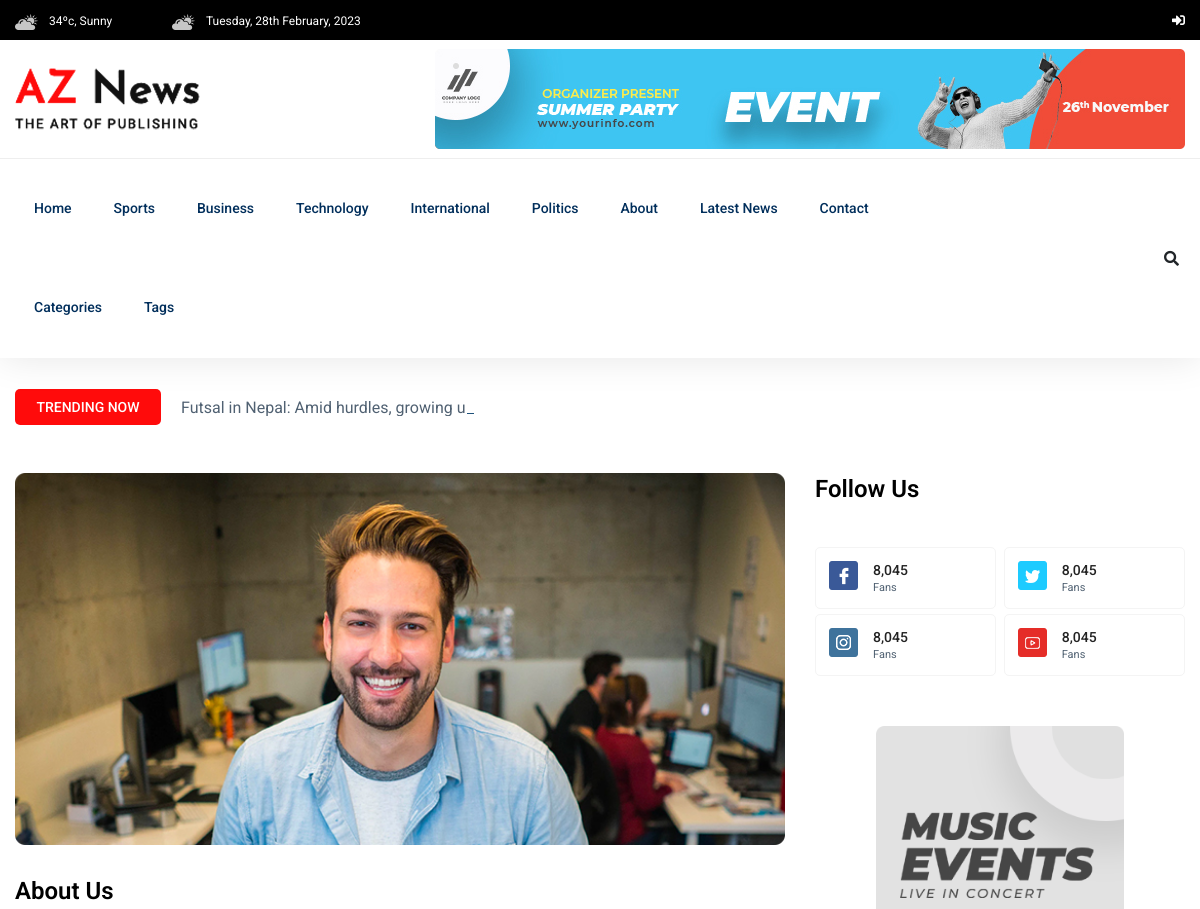
Page /about/ (upper part) on the earlier database version.
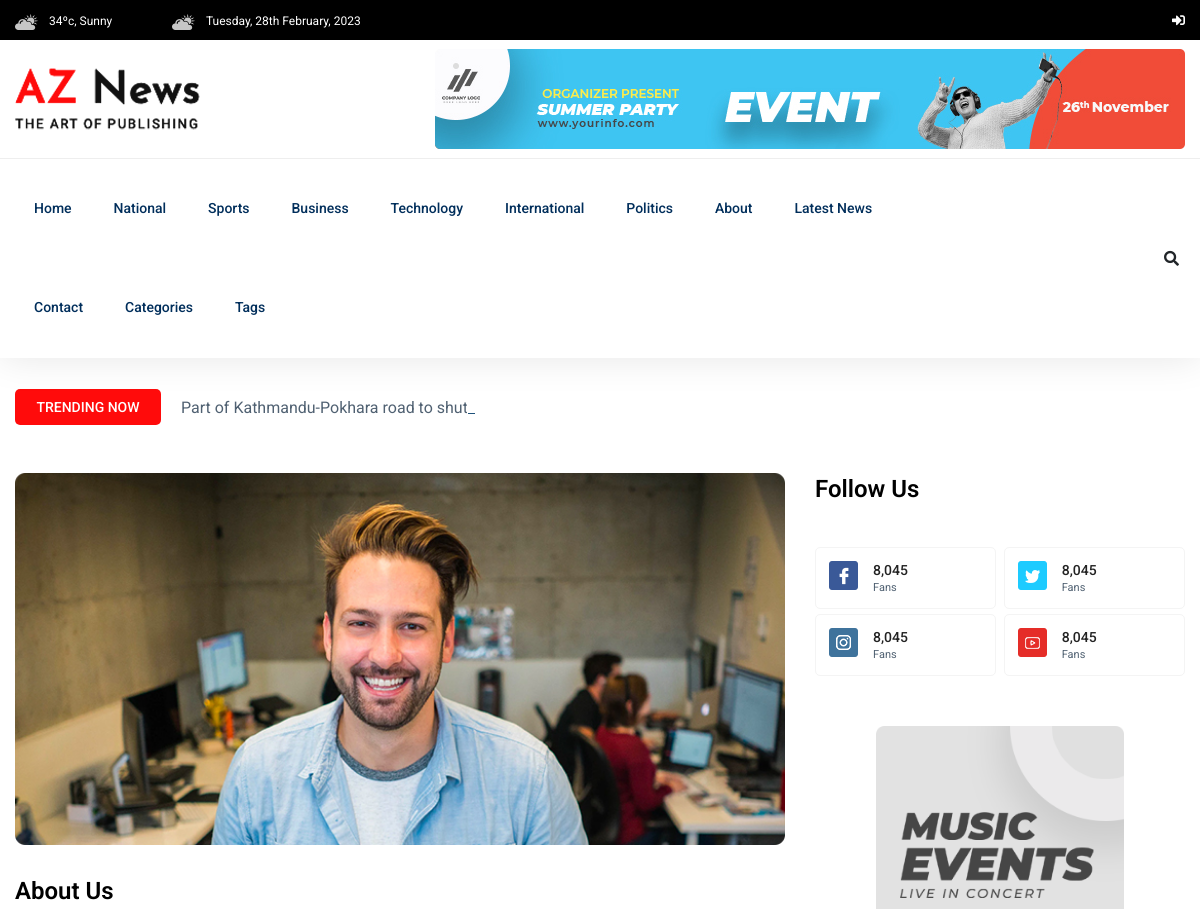
Same page on the later database version.
### newspaper_app/models.py (models this page shows, shortened)
class TimeStampModel(models.Model):   # Do not create table for this model
    created_at = models.DateTimeField(auto_now_add=True)
    updated_at = models.DateTimeField(auto_now=True)  # same kura diff. class ma chaiyeko le ya eutai class ma rakheko inherit garna ko lagi
    class Meta:
        abstract = True  # django le model dekhne bitikai table banauxa so sab model ko table banauxa vanera avoid garna ko lagi yo properties vako model haru ma so yo model chai inheritance ko lagi matra use garna lako ho special use ko lagi haina

class Post(TimeStampModel):
    STATUS_CHOICES = [
        ("active", "Active"),
        ("in_active", "Inactive"),
    ]
    title = models.CharField(max_length=250)
    content = models.TextField()
    featured_image = models.ImageField(upload_to="post_images/%Y/%m/%d", blank=False)
    author = models.ForeignKey("auth.user", on_delete=models.CASCADE)
    published_at = models.DateTimeField(null=True, blank=True)
    status = models.CharField(max_length=20, choices=STATUS_CHOICES, default= "active")
    views_count = models.PositiveBigIntegerField(default=0)
    category = models.ForeignKey(Category, on_delete=models.CASCADE)
    tag = models.ManyToManyField(Tag)

### newspaper_app/views.py (the view)
class AboutView(TemplateView):
    template_name = "aznews/about.html"
    def get_context_data(self, *args, **kwargs):
        context = super().get_context_data(*args, **kwargs)
        context["posts"] = Post.objects.filter(
            status="active", published_at__isnull=False
        ).order_by("-published_at")[:5]
        return context

### templates/aznews/about.html (shortened to what this page needs)
{% extends "aznews/base.html" %}
{% load static %}
{% block content %}
<main>
    <div class="about-area">
        <div class="container">
                {% include "aznews/main/trending/trending_title.html" %}
               <div class="row">
                    <div class="col-lg-8">
                                <div class="about-right mb-90">
                                    <div class="about-img">
                                        <img src="{% static 'assets/img/post/about_heor.jpg' %}" alt="">
                                    </div>
                                    <div class="section-tittle mb-30 pt-30">
                                        <h3>About Us</h3>
                                    </div>
                                </div>
                    </div>
                    <div class="col-lg-4">
                        <div class="section-tittle mb-40">
                            <h3>Follow Us</h3>
                        </div>
                        <div class="single-follow mb-45">
                            <div class="single-box">
                                <div class="follow-us d-flex align-items-center">
                                    <div class="follow-social">
                                        <a href="#"><img src="{% static 'assets/img/news/icon-fb.png" alt=""></a>
                                    </div>
                                    <div class="follow-count">
                                        <span>8,045</span>
                                        <p>Fans</p>
                                    </div>
                                </div>
                                <div class="follow-us d-flex align-items-center">
                                    <div class="follow-social">
                                        <a href="#"><img src="{% static 'assets/img/news/icon-tw.png" alt=""></a>
                                    </div>
                                    <div class="follow-count">
                                        <span>8,045</span>
                                        <p>Fans</p>
                                    </div>
                                </div>
                                    <div class="follow-us d-flex align-items-center">
                                    <div class="follow-social">
                                        <a href="#"><img src="{% static 'assets/img/news/icon-ins.png" alt=""></a>
                                    </div>
                                    <div class="follow-count">
                                        <span>8,045</span>
                                        <p>Fans</p>
                                    </div>
                                </div>
                                <div class="follow-us d-flex align-items-center">
                                    <div class="follow-social">
                                        <a href="#"><img src="{% static 'assets/img/news/icon-yo.png" alt=""></a>
                                    </div>
                                    <div class="follow-count">
                                        <span>8,045</span>
                                        <p>Fans</p>
                                    </div>
                                </div>
                            </div>
                        </div>
                        <div class="news-poster d-none d-lg-block">
                            <img src="{% static 'assets/img/news/news_card.jpg' %}" alt="">
                        </div>
                    </div>
               </div>
        </div>
    </div>
</main>
{% endblock content %}

### templates/aznews/main/trending/trending_title.html
<div class="row">
    <div class="col-lg-12">
        <div class="trending-tittle">
            <strong>Trending now</strong>
            <div class="trending-animated">
                <ul id="js-news" class="js-hidden">
                    {% for post in posts %}
                    <li class="news-item">{{ post.title }}</li>
                    {% endfor %}
                </ul>
            </div>
        </div>
    </div>
</div>

Differences in the rows shown:
no longer on this page (row unchanged): Post: title "Futsal in Nepal: Amid hurdles, growing up slow and steady as a business"
added Post: title "Part of Kathmandu-Pokhara road to shut for 4 hours every day"
Other differences:
new list line: "National"
